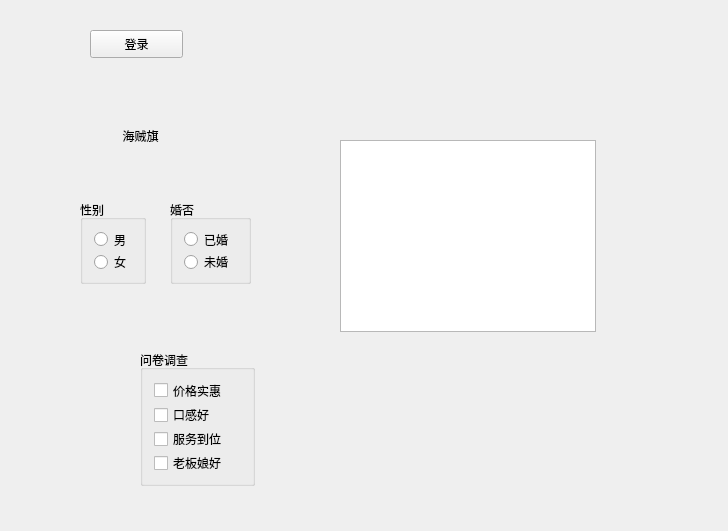
<?xml version="1.0" encoding="UTF-8"?>
<ui version="4.0">
 <class>Widget</class>
 <widget class="QWidget" name="Widget">
  <property name="geometry">
   <rect>
    <x>0</x>
    <y>0</y>
    <width>728</width>
    <height>531</height>
   </rect>
  </property>
  <property name="windowTitle">
   <string>Widget</string>
  </property>
  <widget class="QPushButton" name="pushButton">
   <property name="geometry">
    <rect>
     <x>90</x>
     <y>30</y>
     <width>93</width>
     <height>28</height>
    </rect>
   </property>
   <property name="text">
    <string>登录</string>
   </property>
  </widget>
  <widget class="QToolButton" name="toolButton">
   <property name="geometry">
    <rect>
     <x>90</x>
     <y>110</y>
     <width>101</width>
     <height>51</height>
    </rect>
   </property>
   <property name="text">
    <string>海贼旗</string>
   </property>
   <property name="icon">
    <iconset resource="res.qrc">
     <normaloff>:/image/newIcon.png</normaloff>:/image/newIcon.png</iconset>
   </property>
   <property name="iconSize">
    <size>
     <width>32</width>
     <height>32</height>
    </size>
   </property>
   <property name="toolButtonStyle">
    <enum>Qt::ToolButtonTextBesideIcon</enum>
   </property>
   <property name="autoRaise">
    <bool>true</bool>
   </property>
   <property name="arrowType">
    <enum>Qt::NoArrow</enum>
   </property>
  </widget>
  <widget class="QGroupBox" name="groupBox">
   <property name="geometry">
    <rect>
     <x>80</x>
     <y>200</y>
     <width>66</width>
     <height>84</height>
    </rect>
   </property>
   <property name="title">
    <string>性别</string>
   </property>
   <layout class="QVBoxLayout" name="verticalLayout">
    <item>
     <widget class="QRadioButton" name="rBtnMan">
      <property name="text">
       <string>男</string>
      </property>
     </widget>
    </item>
    <item>
     <widget class="QRadioButton" name="rBtnWoman">
      <property name="text">
       <string>女</string>
      </property>
     </widget>
    </item>
   </layout>
  </widget>
  <widget class="QGroupBox" name="groupBox_2">
   <property name="geometry">
    <rect>
     <x>170</x>
     <y>200</y>
     <width>81</width>
     <height>84</height>
    </rect>
   </property>
   <property name="title">
    <string>婚否</string>
   </property>
   <layout class="QVBoxLayout" name="verticalLayout_2">
    <item>
     <widget class="QRadioButton" name="radioButton_3">
      <property name="text">
       <string>已婚</string>
      </property>
     </widget>
    </item>
    <item>
     <widget class="QRadioButton" name="radioButton_4">
      <property name="text">
       <string>未婚</string>
      </property>
     </widget>
    </item>
   </layout>
  </widget>
  <widget class="QGroupBox" name="groupBox_3">
   <property name="geometry">
    <rect>
     <x>140</x>
     <y>350</y>
     <width>115</width>
     <height>136</height>
    </rect>
   </property>
   <property name="title">
    <string>问卷调查</string>
   </property>
   <layout class="QVBoxLayout" name="verticalLayout_3">
    <item>
     <widget class="QCheckBox" name="checkBox">
      <property name="text">
       <string>价格实惠</string>
      </property>
     </widget>
    </item>
    <item>
     <widget class="QCheckBox" name="checkBox_2">
      <property name="text">
       <string>口感好</string>
      </property>
     </widget>
    </item>
    <item>
     <widget class="QCheckBox" name="checkBox_3">
      <property name="text">
       <string>服务到位</string>
      </property>
     </widget>
    </item>
    <item>
     <widget class="QCheckBox" name="cBox">
      <property name="text">
       <string>老板娘好</string>
      </property>
     </widget>
    </item>
   </layout>
  </widget>
  <widget class="QListWidget" name="listWidget">
   <property name="geometry">
    <rect>
     <x>340</x>
     <y>140</y>
     <width>256</width>
     <height>192</height>
    </rect>
   </property>
  </widget>
 </widget>
 <layoutdefault spacing="6" margin="11"/>
 <resources>
  <include location="res.qrc"/>
 </resources>
 <connections/>
</ui>
